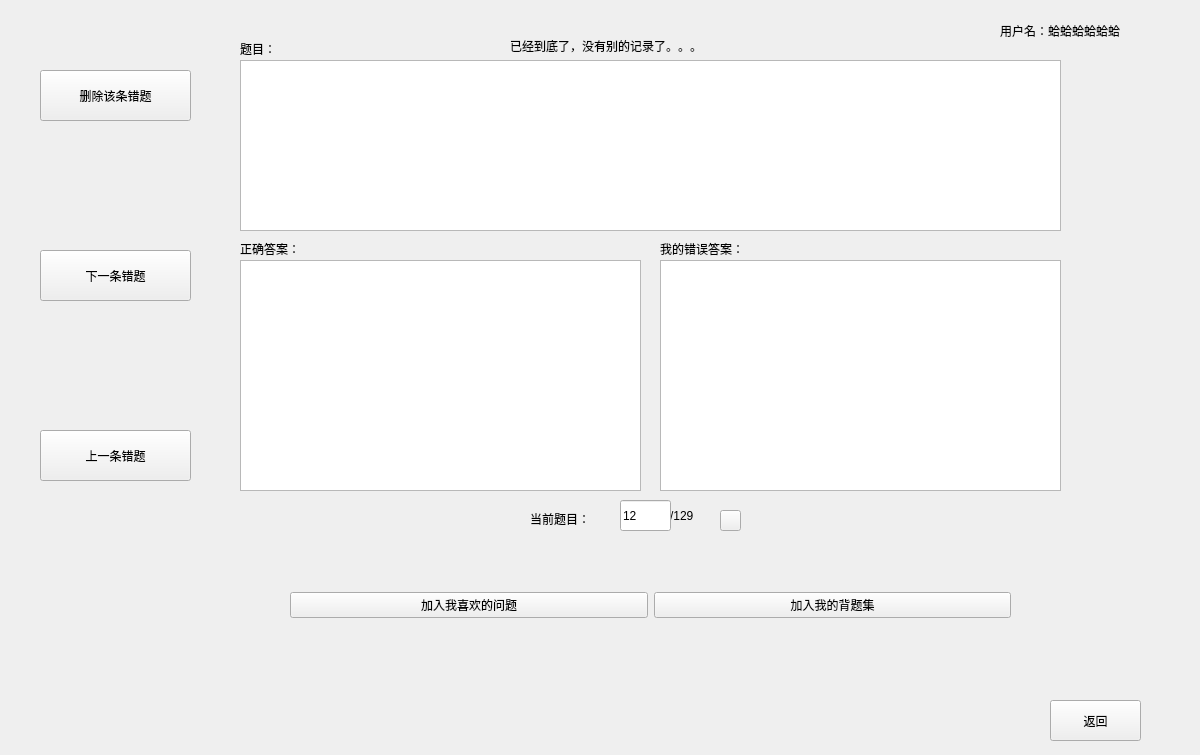
<?xml version="1.0" encoding="UTF-8"?>
<ui version="4.0">
 <class>WrongForm</class>
 <widget class="QWidget" name="WrongForm">
  <property name="geometry">
   <rect>
    <x>0</x>
    <y>0</y>
    <width>1200</width>
    <height>755</height>
   </rect>
  </property>
  <property name="windowTitle">
   <string>小航搜题-我的错题本</string>
  </property>
  <widget class="QWidget" name="horizontalLayoutWidget">
   <property name="geometry">
    <rect>
     <x>290</x>
     <y>520</y>
     <width>721</width>
     <height>171</height>
    </rect>
   </property>
   <layout class="QHBoxLayout" name="horizontalLayoutForButtons">
    <item>
     <widget class="QPushButton" name="addToFavoriteQuestionButton">
      <property name="styleSheet">
       <string notr="true">font: 75 10pt &quot;Consolas&quot; rgb(241, 255, 235);</string>
      </property>
      <property name="text">
       <string>加入我喜欢的问题</string>
      </property>
     </widget>
    </item>
    <item>
     <widget class="QPushButton" name="addToReciteQuestionButton">
      <property name="styleSheet">
       <string notr="true">font: 75 10pt &quot;Consolas&quot; rgb(241, 255, 235);</string>
      </property>
      <property name="text">
       <string>加入我的背题集</string>
      </property>
     </widget>
    </item>
   </layout>
  </widget>
  <widget class="QTextEdit" name="questionTextEdit">
   <property name="geometry">
    <rect>
     <x>240</x>
     <y>60</y>
     <width>821</width>
     <height>171</height>
    </rect>
   </property>
   <property name="styleSheet">
    <string notr="true">font: 75 10pt &quot;Consolas&quot; rgb(241, 255, 235);</string>
   </property>
   <property name="html">
    <string>&lt;!DOCTYPE HTML PUBLIC &quot;-//W3C//DTD HTML 4.0//EN&quot; &quot;http://www.w3.org/TR/REC-html40/strict.dtd&quot;&gt;
&lt;html&gt;&lt;head&gt;&lt;meta name=&quot;qrichtext&quot; content=&quot;1&quot; /&gt;&lt;style type=&quot;text/css&quot;&gt;
p, li { white-space: pre-wrap; }
&lt;/style&gt;&lt;/head&gt;&lt;body style=&quot; font-family:'Consolas'; font-size:10pt; font-weight:72; font-style:normal;&quot;&gt;
&lt;p style=&quot;-qt-paragraph-type:empty; margin-top:0px; margin-bottom:0px; margin-left:0px; margin-right:0px; -qt-block-indent:0; text-indent:0px;&quot;&gt;&lt;br /&gt;&lt;/p&gt;&lt;/body&gt;&lt;/html&gt;</string>
   </property>
  </widget>
  <widget class="QPushButton" name="nextQuestionButton">
   <property name="geometry">
    <rect>
     <x>40</x>
     <y>250</y>
     <width>151</width>
     <height>51</height>
    </rect>
   </property>
   <property name="styleSheet">
    <string notr="true">font: 75 10pt &quot;Consolas&quot; rgb(241, 255, 235);</string>
   </property>
   <property name="text">
    <string>下一条错题</string>
   </property>
  </widget>
  <widget class="QPushButton" name="clearCurrentQuestionButton">
   <property name="geometry">
    <rect>
     <x>40</x>
     <y>70</y>
     <width>151</width>
     <height>51</height>
    </rect>
   </property>
   <property name="styleSheet">
    <string notr="true">font: 75 10pt &quot;Consolas&quot; rgb(241, 255, 235);</string>
   </property>
   <property name="text">
    <string>删除该条错题</string>
   </property>
  </widget>
  <widget class="QPushButton" name="preQuestionButton">
   <property name="geometry">
    <rect>
     <x>40</x>
     <y>430</y>
     <width>151</width>
     <height>51</height>
    </rect>
   </property>
   <property name="styleSheet">
    <string notr="true">font: 75 10pt &quot;Consolas&quot; rgb(241, 255, 235);</string>
   </property>
   <property name="text">
    <string>上一条错题</string>
   </property>
  </widget>
  <widget class="QPushButton" name="goBackButton">
   <property name="geometry">
    <rect>
     <x>1050</x>
     <y>700</y>
     <width>91</width>
     <height>41</height>
    </rect>
   </property>
   <property name="styleSheet">
    <string notr="true">font: 75 10pt &quot;Consolas&quot; rgb(241, 255, 235);</string>
   </property>
   <property name="text">
    <string>返回</string>
   </property>
  </widget>
  <widget class="QLabel" name="userNamelabel">
   <property name="geometry">
    <rect>
     <x>1000</x>
     <y>10</y>
     <width>191</width>
     <height>41</height>
    </rect>
   </property>
   <property name="styleSheet">
    <string notr="true">font: 9pt &quot;Consolas&quot; rgb(255, 14, 30);</string>
   </property>
   <property name="text">
    <string>用户名：蛤蛤蛤蛤蛤蛤</string>
   </property>
  </widget>
  <widget class="QLabel" name="label">
   <property name="geometry">
    <rect>
     <x>580</x>
     <y>10</y>
     <width>161</width>
     <height>41</height>
    </rect>
   </property>
   <property name="text">
    <string/>
   </property>
  </widget>
  <widget class="QLabel" name="scheduleTipsLabel">
   <property name="geometry">
    <rect>
     <x>510</x>
     <y>30</y>
     <width>301</width>
     <height>31</height>
    </rect>
   </property>
   <property name="styleSheet">
    <string notr="true">font: 9pt &quot;Consolas&quot; rgb(255, 14, 30);</string>
   </property>
   <property name="text">
    <string>已经到底了，没有别的记录了。。。</string>
   </property>
  </widget>
  <widget class="QTextEdit" name="rightAnswerTextEdit">
   <property name="geometry">
    <rect>
     <x>240</x>
     <y>260</y>
     <width>401</width>
     <height>231</height>
    </rect>
   </property>
   <property name="styleSheet">
    <string notr="true">font: 75 10pt &quot;Consolas&quot; rgb(241, 255, 235);</string>
   </property>
   <property name="html">
    <string>&lt;!DOCTYPE HTML PUBLIC &quot;-//W3C//DTD HTML 4.0//EN&quot; &quot;http://www.w3.org/TR/REC-html40/strict.dtd&quot;&gt;
&lt;html&gt;&lt;head&gt;&lt;meta name=&quot;qrichtext&quot; content=&quot;1&quot; /&gt;&lt;style type=&quot;text/css&quot;&gt;
p, li { white-space: pre-wrap; }
&lt;/style&gt;&lt;/head&gt;&lt;body style=&quot; font-family:'Consolas'; font-size:10pt; font-weight:72; font-style:normal;&quot;&gt;
&lt;p style=&quot;-qt-paragraph-type:empty; margin-top:0px; margin-bottom:0px; margin-left:0px; margin-right:0px; -qt-block-indent:0; text-indent:0px;&quot;&gt;&lt;br /&gt;&lt;/p&gt;&lt;/body&gt;&lt;/html&gt;</string>
   </property>
  </widget>
  <widget class="QLabel" name="questionLabel">
   <property name="geometry">
    <rect>
     <x>240</x>
     <y>40</y>
     <width>81</width>
     <height>18</height>
    </rect>
   </property>
   <property name="styleSheet">
    <string notr="true">font: 75 10pt &quot;Consolas&quot; rgb(241, 255, 235);</string>
   </property>
   <property name="text">
    <string>题目：</string>
   </property>
  </widget>
  <widget class="QLabel" name="rightAnswerLabel">
   <property name="geometry">
    <rect>
     <x>240</x>
     <y>240</y>
     <width>111</width>
     <height>18</height>
    </rect>
   </property>
   <property name="styleSheet">
    <string notr="true">font: 75 10pt &quot;Consolas&quot; rgb(241, 255, 235);</string>
   </property>
   <property name="text">
    <string>正确答案：</string>
   </property>
  </widget>
  <widget class="QTextEdit" name="wrongAnswerTextEdit">
   <property name="geometry">
    <rect>
     <x>660</x>
     <y>260</y>
     <width>401</width>
     <height>231</height>
    </rect>
   </property>
   <property name="styleSheet">
    <string notr="true">font: 75 10pt &quot;Consolas&quot; rgb(241, 255, 235);</string>
   </property>
   <property name="html">
    <string>&lt;!DOCTYPE HTML PUBLIC &quot;-//W3C//DTD HTML 4.0//EN&quot; &quot;http://www.w3.org/TR/REC-html40/strict.dtd&quot;&gt;
&lt;html&gt;&lt;head&gt;&lt;meta name=&quot;qrichtext&quot; content=&quot;1&quot; /&gt;&lt;style type=&quot;text/css&quot;&gt;
p, li { white-space: pre-wrap; }
&lt;/style&gt;&lt;/head&gt;&lt;body style=&quot; font-family:'Consolas'; font-size:10pt; font-weight:72; font-style:normal;&quot;&gt;
&lt;p style=&quot;-qt-paragraph-type:empty; margin-top:0px; margin-bottom:0px; margin-left:0px; margin-right:0px; -qt-block-indent:0; text-indent:0px;&quot;&gt;&lt;br /&gt;&lt;/p&gt;&lt;/body&gt;&lt;/html&gt;</string>
   </property>
  </widget>
  <widget class="QLabel" name="wrongAnswerLabel">
   <property name="geometry">
    <rect>
     <x>660</x>
     <y>240</y>
     <width>141</width>
     <height>18</height>
    </rect>
   </property>
   <property name="styleSheet">
    <string notr="true">font: 75 10pt &quot;Consolas&quot; rgb(241, 255, 235);</string>
   </property>
   <property name="text">
    <string>我的错误答案：</string>
   </property>
  </widget>
  <widget class="QLabel" name="totQuestionLabel">
   <property name="geometry">
    <rect>
     <x>670</x>
     <y>507</y>
     <width>41</width>
     <height>18</height>
    </rect>
   </property>
   <property name="styleSheet">
    <string notr="true">font: 9pt &quot;Consolas&quot; rgb(255, 14, 30);</string>
   </property>
   <property name="text">
    <string>/129</string>
   </property>
  </widget>
  <widget class="QLineEdit" name="questionNumberLineEdit">
   <property name="geometry">
    <rect>
     <x>620</x>
     <y>500</y>
     <width>51</width>
     <height>31</height>
    </rect>
   </property>
   <property name="styleSheet">
    <string notr="true">font: 9pt &quot;Consolas&quot; rgb(255, 14, 30);</string>
   </property>
   <property name="text">
    <string>12</string>
   </property>
  </widget>
  <widget class="QLabel" name="currentScheduleLabel">
   <property name="geometry">
    <rect>
     <x>530</x>
     <y>510</y>
     <width>91</width>
     <height>18</height>
    </rect>
   </property>
   <property name="styleSheet">
    <string notr="true">font: 9pt &quot;Consolas&quot; rgb(255, 14, 30);</string>
   </property>
   <property name="text">
    <string>当前题目：</string>
   </property>
  </widget>
  <widget class="QPushButton" name="changeQuestionButton">
   <property name="geometry">
    <rect>
     <x>720</x>
     <y>510</y>
     <width>21</width>
     <height>21</height>
    </rect>
   </property>
   <property name="text">
    <string/>
   </property>
  </widget>
 </widget>
 <resources/>
 <connections/>
</ui>
